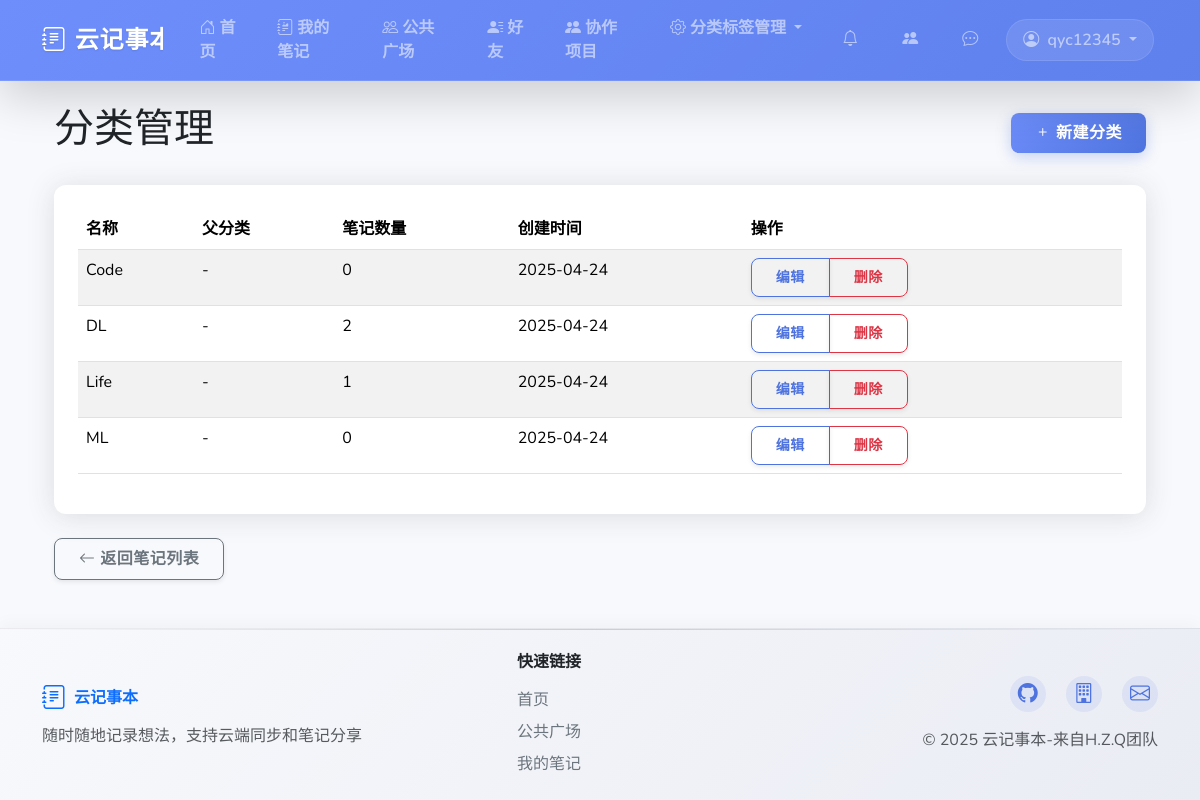
/notebooks/categories/ (signed in), run on the app's committed database.
### notebooks/models.py (models this page shows, shortened)
class Category(models.Model):
    name = models.CharField(max_length=100, verbose_name="分类名称")
    user = models.ForeignKey(User, on_delete=models.CASCADE, related_name="categories", verbose_name="所属用户")
    parent = models.ForeignKey('self', on_delete=models.CASCADE, null=True, blank=True,
                               related_name="subcategories", verbose_name="父分类")
    created_at = models.DateTimeField(auto_now_add=True, verbose_name="创建时间")
    class Meta:
        verbose_name = "分类"
        verbose_name_plural = "分类"
        ordering = ['name']

### notebooks/views.py (the view)
# urls.py: path('categories/', views.category_list, name='categories'),
@login_required
def category_list(request):
    categories = Category.objects.filter(user=request.user)
    return render(request, 'notebooks/category_list.html', {'categories': categories})

### templates/notebooks/category_list.html (shortened to what this page needs)
{% extends 'base.html' %}
{% block content %}
<div class="container">
    <div class="d-flex justify-content-between align-items-center mb-4">
        <h1>分类管理</h1>
        <button type="button" class="btn btn-primary" data-bs-toggle="modal" data-bs-target="#newCategoryModal">
            <i class="bi bi-plus"></i> 新建分类
        </button>
    </div>
    <div class="row">
        <div class="col-md-12">
            <div class="card">
                <div class="card-body">
                    {% if categories %}
                        <div class="table-responsive">
                            <table class="table table-striped table-hover">
                                <thead>
                                    <tr>
                                        <th>名称</th>
                                        <th>父分类</th>
                                        <th>笔记数量</th>
                                        <th>创建时间</th>
                                        <th>操作</th>
                                    </tr>
                                </thead>
                                <tbody>
                                    {% for category in categories %}
                                    <tr>
                                        <td>{{ category.name }}</td>
                                        <td>{% if category.parent %}{{ category.parent.name }}{% else %}-{% endif %}</td>
                                        <td>{{ category.notebooks.count }}</td>
                                        <td>{{ category.created_at|date:"Y-m-d" }}</td>
                                        <td>
                                            <div class="btn-group btn-group-sm">
                                                <button type="button" class="btn btn-outline-primary edit-category"
                                                        data-id="{{ category.id }}" data-name="{{ category.name }}"
                                                        data-parent="{% if category.parent %}{{ category.parent.id }}{% endif %}">
                                                    编辑
                                                </button>
                                                <button type="button" class="btn btn-outline-danger delete-category"
                                                        data-id="{{ category.id }}" data-name="{{ category.name }}">
                                                    删除
                                                </button>
                                            </div>
                                        </td>
                                    </tr>
                                    {% endfor %}
                                </tbody>
                            </table>
                        </div>
                    {% else %}
                        <div class="alert alert-info">
                            您还没有创建任何分类。点击"新建分类"按钮开始创建吧！
                        </div>
                    {% endif %}
                </div>
            </div>
        </div>
    </div>
    <div class="mt-4">
        <a href="{% url 'notebooks:list' %}" class="btn btn-outline-secondary">
            <i class="bi bi-arrow-left"></i> 返回笔记列表
        </a>
    </div>
</div>
{% endblock %}

### templates/includes/navbar.html (shortened to what this page needs)
<nav class="navbar navbar-expand-lg navbar-dark bg-primary shadow-lg sticky-top">
    <div class="container">
        <a class="navbar-brand d-flex align-items-center" href="{% url 'home' %}">
            <i class="bi bi-journal-text me-2 fs-4 nav-icon-pulse"></i>
            <span class="fw-bold">云记事本</span>
        </a>
        <div class="collapse navbar-collapse" id="navbarNav">
            <ul class="navbar-nav me-auto">
                <li class="nav-item">
                    <a class="nav-link rounded-pill px-3 mx-1 nav-btn-hover" href="{% url 'home' %}">
                        <i class="bi bi-house-door me-1"></i>首页
                    </a>
                </li>
                {% if user.is_authenticated %}
                    <li class="nav-item">
                        <a class="nav-link rounded-pill px-3 mx-1 nav-btn-hover" href="{% url 'notebooks:list' %}">
                            <i class="bi bi-journal-richtext me-1"></i>我的笔记
                        </a>
                    </li>
                    <li class="nav-item">
                        <a class="nav-link rounded-pill px-3 mx-1 nav-btn-hover" href="{% url 'sharing:public' %}">
                            <i class="bi bi-people me-1"></i>公共广场
                        </a>
                    </li>
                    <li class="nav-item">
                        <a class="nav-link rounded-pill px-3 mx-1 nav-btn-hover" href="{% url 'friends:home' %}">
                            <i class="bi bi-person-lines-fill me-1"></i>好友
                        </a>
                    </li>
                    <li class="nav-item">
                        <a class="nav-link rounded-pill px-3 mx-1 nav-btn-hover" href="{% url 'collaboration:project_list' %}">
                            <i class="bi bi-people-fill me-1"></i>协作项目
                        </a>
                    </li>
                    <li class="nav-item dropdown">
                        <a class="nav-link dropdown-toggle rounded-pill px-3 mx-1 nav-btn-hover" href="#" id="managementDropdown" role="button" data-bs-toggle="dropdown" aria-expanded="false">
                            <i class="bi bi-gear me-1"></i>分类标签管理
                        </a>
                    </li>
                {% endif %}
            </ul>
            <ul class="navbar-nav">
                {% if user.is_authenticated %}
                    <li class="nav-item">
                        <a class="nav-link rounded-pill px-3 position-relative" href="{% url 'friends:friend_requests' %}" id="notificationBell">
                            <i class="bi bi-bell me-1"></i>
                        </a>
                    </li>
                    <li class="nav-item">
                        <a class="nav-link rounded-pill px-3 position-relative" href="{% url 'collaboration:project_list' %}" id="collaborationBell">
                            <i class="bi bi-people-fill me-1"></i>
                        </a>
                    </li>
                    <li class="nav-item">
                        <a class="nav-link rounded-pill px-3 position-relative" href="{% url 'friends:chat_list' %}" id="messageLink">
                            <i class="bi bi-chat-dots me-1"></i>
                        </a>
                    </li>
                    <li class="nav-item dropdown">
                        <a class="nav-link dropdown-toggle user-dropdown rounded-pill px-3" href="#" id="navbarDropdown" role="button" data-bs-toggle="dropdown">
                            <i class="bi bi-person-circle me-1"></i>
                            <span>{{ user.username }}</span>
                        </a>
                    </li>
                {% endif %}
            </ul>
        </div>
    </div>
</nav>

### static/css/custom.css (style rules this page uses)
:root { --primary-color: #4e73df; --primary-dark: #3a56b0; --primary-gradient: linear-gradient(135deg, #6e8efb, #4e73df); --secondary-color: #858796; --success-color: #1cc88a; --info-color: #36b9cc; --warning-color: #f6c23e; --danger-color: #e74a3b; --light-color: #f8f9fc; --dark-color: #5a5c69; --body-bg: #f8f9fc; --card-border-radius: 0.75rem; --btn-border-radius: 0.5rem; --transition-speed: 0.3s; --box-shadow: 0 0.15rem 1.75rem 0 rgba(58, 59, 69, 0.15); --box-shadow-hover: 0 0.5rem 2rem 0 rgba(58, 59, 69, 0.2); --box-shadow-sm: 0 0.125rem 0.25rem 0 rgba(58, 59, 69, 0.1); --font-family: 'Nunito', -apple-system, BlinkMacSystemFont, "Segoe UI", Roboto, "Helvetica Neue", Arial, sans-serif; }
html { scroll-behavior: smooth; height: 100%; }
body { background-color: var(--body-bg); font-family: var(--font-family); transition: background-color var(--transition-speed) ease; overflow-x: hidden; display: flex; flex-direction: column; min-height: 100vh; margin: 0; }
.navbar { box-shadow: 0 0.15rem 1.75rem 0 rgba(58, 59, 69, 0.15); transition: all var(--transition-speed) ease; backdrop-filter: blur(10px); -webkit-backdrop-filter: blur(10px); border-bottom: 1px solid rgba(255, 255, 255, 0.1); z-index: 1030; }
.navbar-dark.bg-primary { background: var(--primary-gradient) !important; background-size: 200% 200% !important; animation: gradientAnimation 15s ease infinite; }
.navbar-brand { font-weight: 800; font-size: 1.5rem; letter-spacing: 0.05rem; position: relative; overflow: hidden; text-shadow: 0 1px 2px rgba(0, 0, 0, 0.1); }
.navbar-brand::after { content: ''; position: absolute; bottom: 0; left: 0; width: 0; height: 2px; background-color: white; transition: width var(--transition-speed) ease; }
.nav-icon-pulse { animation: pulse 2s infinite; display: inline-block; transform-origin: center; }
.nav-link { font-weight: 600; transition: all var(--transition-speed) ease; position: relative; padding: 0.5rem 1rem; margin: 0 0.25rem; }
.nav-btn-hover { transition: all 0.3s ease; }
.user-dropdown { background-color: rgba(255, 255, 255, 0.1); border: 1px solid rgba(255, 255, 255, 0.1); transition: all 0.3s ease; }
.card { background-color: white; border: none; border-radius: var(--card-border-radius); box-shadow: var(--box-shadow); transition: all var(--transition-speed) ease; overflow: hidden; position: relative; z-index: 1; transform: translateY(0); }
.card-body { padding: 1.5rem; }
.card::before { content: ''; position: absolute; top: 0; left: 0; width: 100%; height: 100%; background: linear-gradient(135deg, rgba(110, 142, 251, 0.05), rgba(78, 115, 223, 0.05)); opacity: 0; transition: opacity var(--transition-speed) ease; z-index: -1; }
.btn { border-radius: var(--btn-border-radius); padding: 0.5rem 1.5rem; font-weight: 600; transition: all var(--transition-speed) ease; position: relative; overflow: hidden; z-index: 1; letter-spacing: 0.5px; box-shadow: var(--box-shadow-sm); }
.btn::before { content: ''; position: absolute; top: 0; left: -100%; width: 100%; height: 100%; background: rgba(255, 255, 255, 0.2); transition: all 0.4s ease; z-index: -1; }
.btn-primary { background: var(--primary-gradient); border: none; color: white; box-shadow: 0 4px 15px rgba(78, 115, 223, 0.3); position: relative; z-index: 1; overflow: hidden; }
.btn-primary::before { content: ''; position: absolute; top: 0; left: -100%; width: 100%; height: 100%; background: linear-gradient(90deg, transparent, rgba(255, 255, 255, 0.2), transparent); transition: left 0.7s ease; z-index: -1; }
.btn-outline-primary { color: var(--primary-color); border-color: var(--primary-color); background-color: transparent; position: relative; z-index: 1; overflow: hidden; }
.btn-outline-primary::after { content: ''; position: absolute; top: 0; left: 0; width: 0; height: 100%; background: var(--primary-gradient); transition: all 0.3s ease; z-index: -1; opacity: 0; }
.container { animation: fadeIn 0.5s ease-out; }

### data on the page
Category: name "Code", notebooks.count "0", created_at "2025-04-24"
Category: name "DL", notebooks.count "2", created_at "2025-04-24"
Category: name "Life", notebooks.count "1", created_at "2025-04-24"
Category: name "ML", notebooks.count "0", created_at "2025-04-24"

### other printed values
{{ user.username }} "qyc12345"
